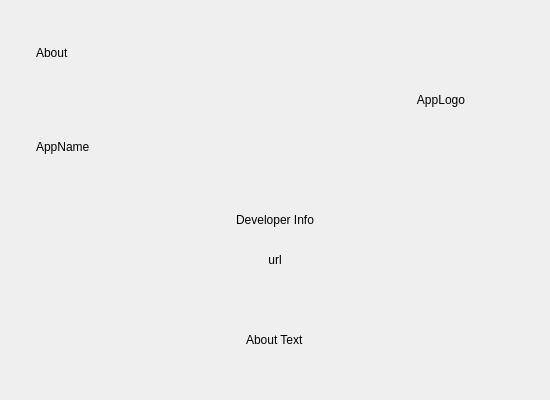
<?xml version="1.0" encoding="UTF-8"?>
<ui version="4.0">
 <class>DialogAbout</class>
 <widget class="QDialog" name="DialogAbout">
  <property name="geometry">
   <rect>
    <x>0</x>
    <y>0</y>
    <width>550</width>
    <height>400</height>
   </rect>
  </property>
  <property name="minimumSize">
   <size>
    <width>550</width>
    <height>400</height>
   </size>
  </property>
  <property name="maximumSize">
   <size>
    <width>550</width>
    <height>400</height>
   </size>
  </property>
  <property name="windowTitle">
   <string>Dialog</string>
  </property>
  <layout class="QHBoxLayout" name="horizontalLayout_3">
   <property name="spacing">
    <number>0</number>
   </property>
   <property name="leftMargin">
    <number>0</number>
   </property>
   <property name="topMargin">
    <number>0</number>
   </property>
   <property name="rightMargin">
    <number>0</number>
   </property>
   <property name="bottomMargin">
    <number>0</number>
   </property>
   <item>
    <widget class="QFrame" name="frame_2">
     <property name="minimumSize">
      <size>
       <width>496</width>
       <height>0</height>
      </size>
     </property>
     <property name="maximumSize">
      <size>
       <width>496</width>
       <height>16777215</height>
      </size>
     </property>
     <property name="frameShape">
      <enum>QFrame::Shape::NoFrame</enum>
     </property>
     <property name="frameShadow">
      <enum>QFrame::Shadow::Raised</enum>
     </property>
     <layout class="QVBoxLayout" name="verticalLayout_3">
      <property name="spacing">
       <number>0</number>
      </property>
      <property name="leftMargin">
       <number>0</number>
      </property>
      <property name="topMargin">
       <number>0</number>
      </property>
      <property name="rightMargin">
       <number>0</number>
      </property>
      <property name="bottomMargin">
       <number>0</number>
      </property>
      <item>
       <widget class="QFrame" name="frame_header">
        <property name="minimumSize">
         <size>
          <width>0</width>
          <height>200</height>
         </size>
        </property>
        <property name="maximumSize">
         <size>
          <width>16777215</width>
          <height>200</height>
         </size>
        </property>
        <property name="frameShape">
         <enum>QFrame::Shape::NoFrame</enum>
        </property>
        <property name="frameShadow">
         <enum>QFrame::Shadow::Raised</enum>
        </property>
        <layout class="QHBoxLayout" name="horizontalLayout_2">
         <property name="spacing">
          <number>32</number>
         </property>
         <property name="leftMargin">
          <number>0</number>
         </property>
         <property name="topMargin">
          <number>0</number>
         </property>
         <property name="rightMargin">
          <number>0</number>
         </property>
         <property name="bottomMargin">
          <number>0</number>
         </property>
         <item>
          <widget class="QFrame" name="frame_text">
           <property name="minimumSize">
            <size>
             <width>300</width>
             <height>0</height>
            </size>
           </property>
           <property name="frameShape">
            <enum>QFrame::Shape::NoFrame</enum>
           </property>
           <property name="frameShadow">
            <enum>QFrame::Shadow::Raised</enum>
           </property>
           <layout class="QVBoxLayout" name="verticalLayout_2">
            <item>
             <widget class="QLabel" name="label_about">
              <property name="accessibleName">
               <string>title</string>
              </property>
              <property name="text">
               <string>About</string>
              </property>
              <property name="alignment">
               <set>Qt::AlignmentFlag::AlignLeading|Qt::AlignmentFlag::AlignLeft|Qt::AlignmentFlag::AlignVCenter</set>
              </property>
             </widget>
            </item>
            <item>
             <widget class="QLabel" name="label_app_name">
              <property name="accessibleName">
               <string>header1</string>
              </property>
              <property name="text">
               <string>AppName</string>
              </property>
              <property name="alignment">
               <set>Qt::AlignmentFlag::AlignLeading|Qt::AlignmentFlag::AlignLeft|Qt::AlignmentFlag::AlignVCenter</set>
              </property>
             </widget>
            </item>
           </layout>
          </widget>
         </item>
         <item>
          <widget class="QFrame" name="frame_logo">
           <property name="frameShape">
            <enum>QFrame::Shape::NoFrame</enum>
           </property>
           <property name="frameShadow">
            <enum>QFrame::Shadow::Raised</enum>
           </property>
           <layout class="QHBoxLayout" name="horizontalLayout">
            <item>
             <widget class="QLabel" name="label_logo">
              <property name="minimumSize">
               <size>
                <width>128</width>
                <height>128</height>
               </size>
              </property>
              <property name="maximumSize">
               <size>
                <width>128</width>
                <height>128</height>
               </size>
              </property>
              <property name="text">
               <string>AppLogo</string>
              </property>
              <property name="alignment">
               <set>Qt::AlignmentFlag::AlignCenter</set>
              </property>
             </widget>
            </item>
           </layout>
          </widget>
         </item>
        </layout>
       </widget>
      </item>
      <item>
       <widget class="QLabel" name="label_dev_info">
        <property name="maximumSize">
         <size>
          <width>16777215</width>
          <height>40</height>
         </size>
        </property>
        <property name="accessibleName">
         <string>header2</string>
        </property>
        <property name="text">
         <string>Developer Info</string>
        </property>
        <property name="alignment">
         <set>Qt::AlignmentFlag::AlignCenter</set>
        </property>
       </widget>
      </item>
      <item>
       <widget class="QLabel" name="label_dev_url">
        <property name="maximumSize">
         <size>
          <width>16777215</width>
          <height>40</height>
         </size>
        </property>
        <property name="accessibleName">
         <string>header2</string>
        </property>
        <property name="text">
         <string>url</string>
        </property>
        <property name="alignment">
         <set>Qt::AlignmentFlag::AlignCenter</set>
        </property>
       </widget>
      </item>
      <item>
       <widget class="QFrame" name="frame_content">
        <property name="frameShape">
         <enum>QFrame::Shape::NoFrame</enum>
        </property>
        <property name="frameShadow">
         <enum>QFrame::Shadow::Raised</enum>
        </property>
        <layout class="QVBoxLayout" name="verticalLayout_4">
         <property name="spacing">
          <number>8</number>
         </property>
         <property name="leftMargin">
          <number>0</number>
         </property>
         <property name="topMargin">
          <number>0</number>
         </property>
         <property name="rightMargin">
          <number>0</number>
         </property>
         <property name="bottomMargin">
          <number>0</number>
         </property>
         <item>
          <widget class="QFrame" name="frame">
           <property name="frameShape">
            <enum>QFrame::Shape::NoFrame</enum>
           </property>
           <property name="frameShadow">
            <enum>QFrame::Shadow::Raised</enum>
           </property>
           <layout class="QHBoxLayout" name="horizontalLayout_4" stretch="1,0,1">
            <property name="spacing">
             <number>8</number>
            </property>
            <property name="leftMargin">
             <number>0</number>
            </property>
            <property name="topMargin">
             <number>0</number>
            </property>
            <property name="rightMargin">
             <number>0</number>
            </property>
            <property name="bottomMargin">
             <number>0</number>
            </property>
            <item>
             <spacer name="horizontalSpacer">
              <property name="orientation">
               <enum>Qt::Orientation::Horizontal</enum>
              </property>
              <property name="sizeHint" stdset="0">
               <size>
                <width>273</width>
                <height>20</height>
               </size>
              </property>
             </spacer>
            </item>
            <item>
             <widget class="QLabel" name="label_about_text">
              <property name="text">
               <string>About Text</string>
              </property>
             </widget>
            </item>
            <item>
             <spacer name="horizontalSpacer_3">
              <property name="orientation">
               <enum>Qt::Orientation::Horizontal</enum>
              </property>
              <property name="sizeHint" stdset="0">
               <size>
                <width>111</width>
                <height>20</height>
               </size>
              </property>
             </spacer>
            </item>
           </layout>
          </widget>
         </item>
        </layout>
       </widget>
      </item>
     </layout>
    </widget>
   </item>
  </layout>
 </widget>
 <resources/>
 <connections/>
</ui>
